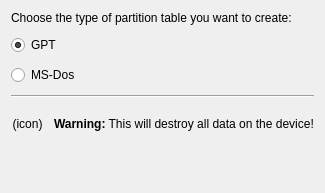
<?xml version="1.0" encoding="UTF-8"?>
<ui version="4.0">
 <class>CreatePartitionTableWidgetBase</class>
 <widget class="QWidget" name="CreatePartitionTableWidgetBase">
  <property name="geometry">
   <rect>
    <x>0</x>
    <y>0</y>
    <width>325</width>
    <height>193</height>
   </rect>
  </property>
  <layout class="QVBoxLayout" name="verticalLayout_2">
   <property name="spacing">
    <number>10</number>
   </property>
   <item>
    <widget class="QLabel" name="label">
     <property name="text">
      <string>Choose the type of partition table you want to create:</string>
     </property>
    </widget>
   </item>
   <item>
    <layout class="QVBoxLayout" name="verticalLayout" stretch="0,0">
     <item>
      <widget class="QRadioButton" name="m_RadioGPT">
       <property name="text">
        <string>GPT</string>
       </property>
       <property name="checked">
        <bool>true</bool>
       </property>
      </widget>
     </item>
     <item>
      <widget class="QRadioButton" name="m_RadioMSDOS">
       <property name="text">
        <string>MS-Dos</string>
       </property>
       <property name="checked">
        <bool>false</bool>
       </property>
      </widget>
     </item>
    </layout>
   </item>
   <item>
    <widget class="Line" name="line">
     <property name="orientation">
      <enum>Qt::Horizontal</enum>
     </property>
    </widget>
   </item>
   <item>
    <layout class="QHBoxLayout" name="horizontalLayout">
     <item>
      <widget class="QLabel" name="m_IconLabel">
       <property name="minimumSize">
        <size>
         <width>32</width>
         <height>32</height>
        </size>
       </property>
       <property name="text">
        <string>(icon)</string>
       </property>
       <property name="alignment">
        <set>Qt::AlignCenter</set>
       </property>
       <property name="margin">
        <number>0</number>
       </property>
      </widget>
     </item>
     <item>
      <widget class="QLabel" name="label_3">
       <property name="text">
        <string>&lt;b&gt;Warning:&lt;/b&gt; This will destroy all data on the device!</string>
       </property>
      </widget>
     </item>
    </layout>
   </item>
   <item>
    <spacer name="verticalSpacer">
     <property name="orientation">
      <enum>Qt::Vertical</enum>
     </property>
     <property name="sizeType">
      <enum>QSizePolicy::MinimumExpanding</enum>
     </property>
     <property name="sizeHint" stdset="0">
      <size>
       <width>20</width>
       <height>20</height>
      </size>
     </property>
    </spacer>
   </item>
  </layout>
 </widget>
 <connections/>
</ui>
